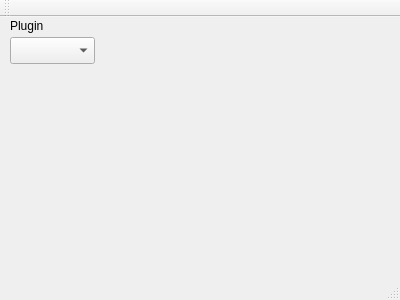
<?xml version="1.0" encoding="UTF-8"?>
<ui version="4.0">
 <class>MainWindow</class>
 <widget class="QMainWindow" name="MainWindow">
  <property name="geometry">
   <rect>
    <x>0</x>
    <y>0</y>
    <width>400</width>
    <height>300</height>
   </rect>
  </property>
  <property name="windowTitle">
   <string>MainWindow</string>
  </property>
  <widget class="QWidget" name="centralWidget">
   <widget class="QComboBox" name="pluginBox">
    <property name="geometry">
     <rect>
      <x>10</x>
      <y>20</y>
      <width>85</width>
      <height>27</height>
     </rect>
    </property>
   </widget>
   <widget class="QLabel" name="label">
    <property name="geometry">
     <rect>
      <x>10</x>
      <y>0</y>
      <width>67</width>
      <height>17</height>
     </rect>
    </property>
    <property name="text">
     <string>Plugin</string>
    </property>
   </widget>
  </widget>
  <widget class="QMenuBar" name="menuBar">
   <property name="geometry">
    <rect>
     <x>0</x>
     <y>0</y>
     <width>400</width>
     <height>25</height>
    </rect>
   </property>
  </widget>
  <widget class="QToolBar" name="mainToolBar">
   <attribute name="toolBarArea">
    <enum>TopToolBarArea</enum>
   </attribute>
   <attribute name="toolBarBreak">
    <bool>false</bool>
   </attribute>
  </widget>
  <widget class="QStatusBar" name="statusBar"/>
 </widget>
 <layoutdefault spacing="6" margin="11"/>
 <resources/>
 <connections/>
</ui>
